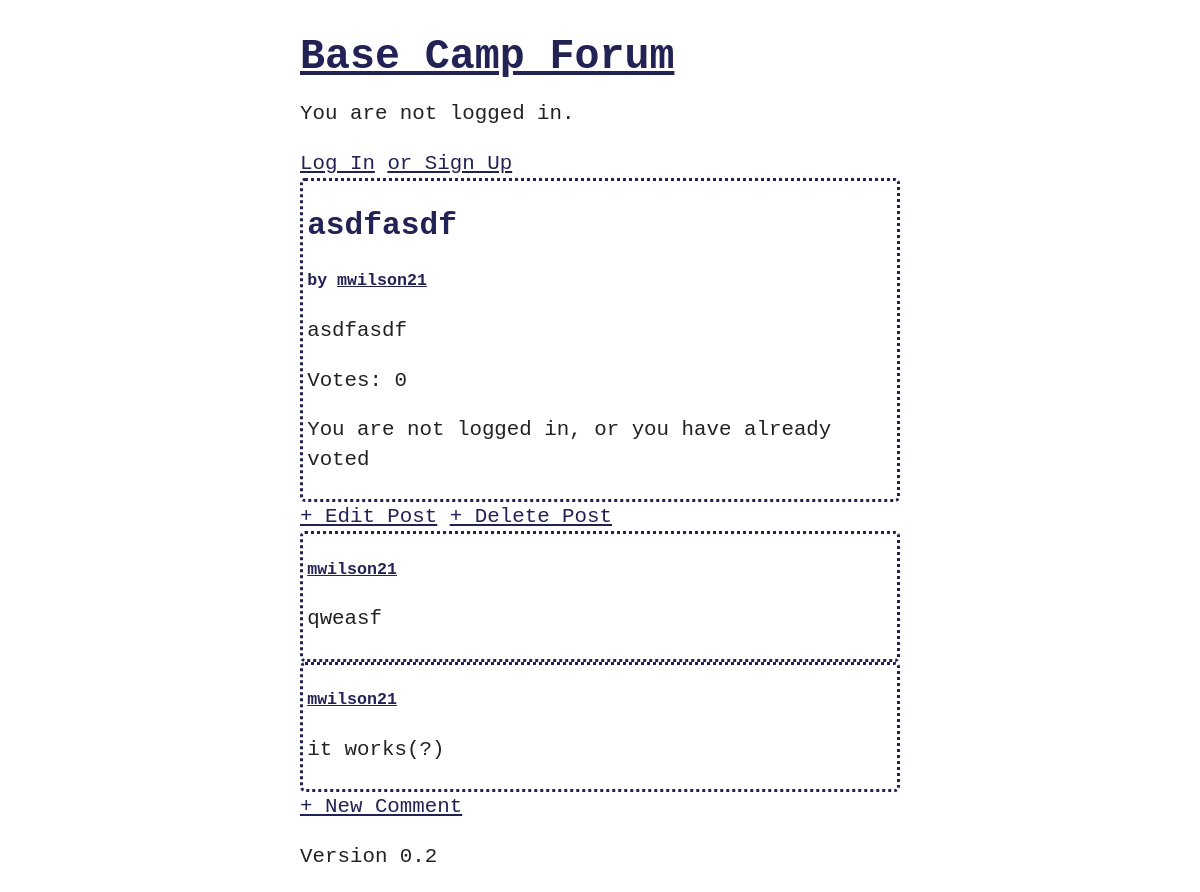
The page /post/3/ on the database as committed earlier.
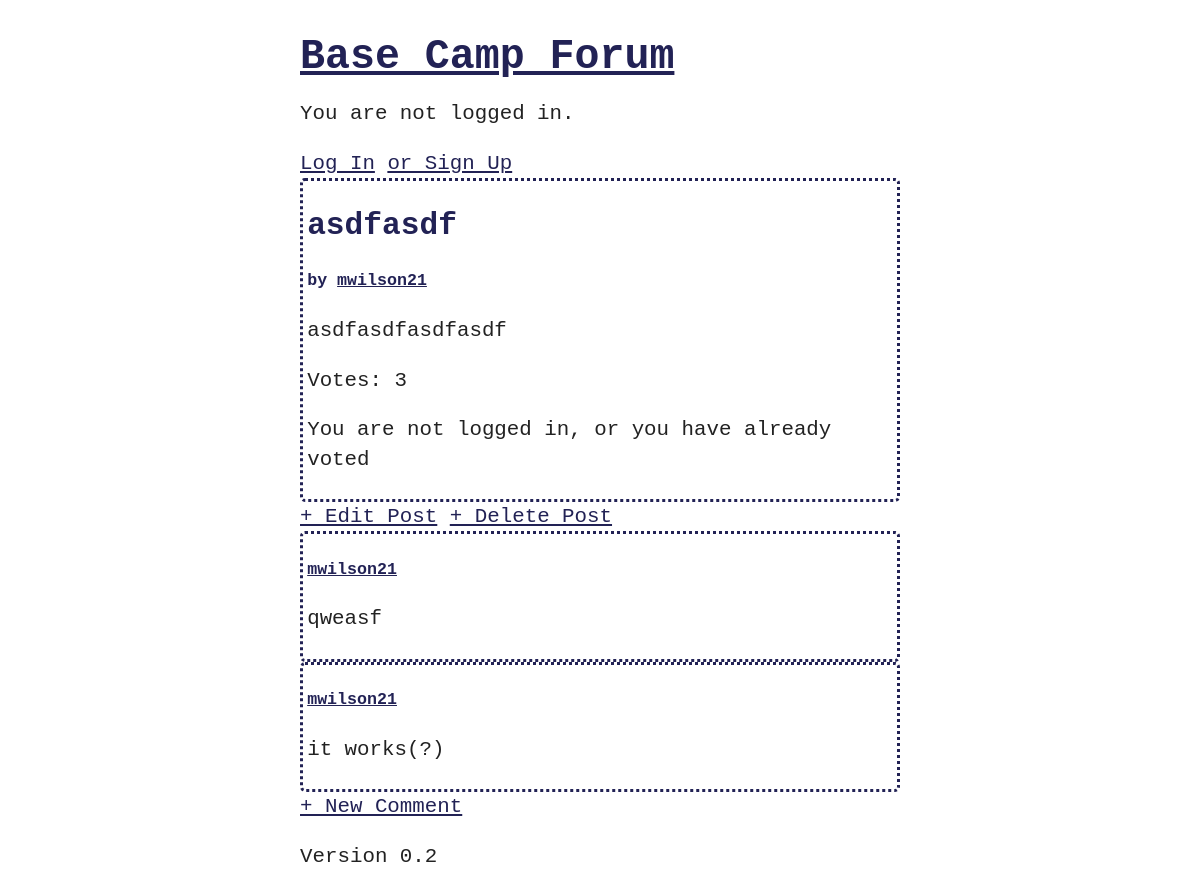
The same page on the database as committed later.
### blog/models.py (models this page shows, shortened)
class Post(models.Model):
    title = models.CharField(max_length=200)
    author = models.ForeignKey(
        get_user_model(),
        on_delete=models.CASCADE,
    )
    body = models.TextField()

### accounts/models.py (models this page shows)
class CustomUser(AbstractUser):
    age = models.PositiveIntegerField(null=True, blank=True)

### blog/views.py (the view)
# urls.py: path("post/<int:pk>/", BlogDetailView.as_view(), name="post_detail"),
class BlogDetailView(DetailView):
    model = Post
    template_name = "post_detail.html"
    def get_context_data(self, **kwargs):
        context = super().get_context_data(**kwargs)
        if self.request.user.is_authenticated:
            context["user_has_voted"] = (
                context["post"].votes.filter(author=self.request.user).exists()
            )
        else:
            context["user_has_voted"] = True
        return context

### blog/models.py (called while the page is built)
    def __str__(self):
        return self.comment

### templates/post_detail.html (shortened to what this page needs)
{% extends 'base.html' %} {% block content %}
<div class="post-entry">
  <h2>{{ post.title }}</h2>
  <h3>
    by
    <a href="{% url 'user_profile' post.author.username %}"
      >{{ post.author.username }}</a
    >
  </h3>
  <p>{{ post.body }}</p>
  <p>Votes: {{ post.votes.count }}</p>
  <form action="{% url 'post_vote' post.pk %}" method="post">
    {% if not user_has_voted %} {% csrf_token %} {{ form.as_p }}
    <input type="submit" value="Vote" />
    {% else %}
    <p>You are not logged in, or you have already voted</p>
    {% endif %}
  </form>
</div>
<a href="{% url 'post_edit' post.pk %}">+ Edit Post</a>
<a href="{% url 'post_delete' post.pk %}">+ Delete Post</a>
{% for comment in post.comments.all %}
<div class="post-entry">
  <h3>
    <a href="{% url 'user_profile' post.author.username %}"
      >{{ comment.author.username }}</a
    >
  </h3>
  <p>{{ comment }}</p>
</div>
{% endfor %}
<a href="{{ request.path }}comment">+ New Comment</a>{% endblock content %}

Rows that differ between the two databases and show on the page:
changed Post "asdfasdf": body "asdfasdf" → "asdfasdfasdfasdf"; votes.count "0" → "3"
